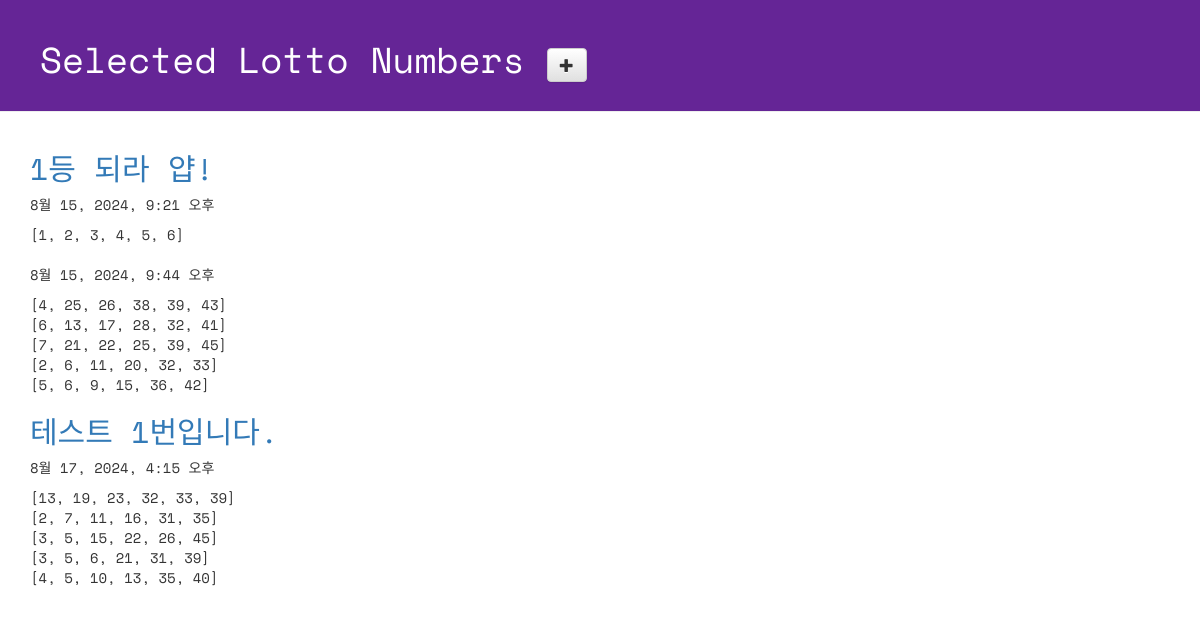
Page /lotto/ on the committed database.
### lotto/models.py (models this page shows, shortened)
class GuessNumbers(models.Model):
    name = models.CharField(max_length=24) # 로또 번호 리스트의 이름
    text = models.CharField(max_length=255) # 로또 번호 리스트에 대한 설명
    lottos = models.CharField(max_length=255, default='[1, 2, 3, 4, 5, 6]') # 로또 번호들이 담길 str
    num_lotto = models.IntegerField(default=5) # 6개 번호 set의 갯수
    update_date = models.DateTimeField()

### lotto/views.py (the view)
# urls.py: path('lotto/', views.index, name ='index'),
def index(request):
    lottos = GuessNumbers.objects.all()
    return render(request, 'lotto/default.html', {'lottos':lottos}) #context-dict

### lotto/templates/lotto/default.html (shortened to what this page needs)
<!DOCTYPE html>
{% load static %}
<html lang="ko">
<head>
  <link rel="stylesheet" href="//maxcdn.bootstrapcdn.com/bootstrap/3.2.0/css/bootstrap.min.css">
  <link rel="stylesheet" href="//maxcdn.bootstrapcdn.com/bootstrap/3.2.0/css/bootstrap-theme.min.css">
  <link rel="stylesheet" href="{% static 'css/lotto.css' %}">
</head>
<body>
  <div class="page-header">
    <h1>
      Selected Lotto Numbers
      <a href="{% url 'new_lotto' %}">
        <span class="glyphicon glyphicon-plus btn btn-default"></span>
      </a>
    </h1>
</div>
  <div class="container lotto">
    {% for lotto in lottos %}
      <h2><a href="{% url 'detail' lottokey=lotto.id %}">{{lotto.text}}</a></h2>
      <p>{{lotto.update_date}}</p>
      <p>{{lotto.lottos | linebreaksbr }}</p>
    {% endfor %}
  </div>
</body>
</html>

### lotto/static/css/lotto.css (style rules this page uses)
.page-header { background-color: #652596; margin-top: 0; padding: 20px 20px 20px 40px; font-family: 'Space Mono', monospace; }
.page-header h1 { color: #FFFFFF; }
.container { font-family: 'Space Mono', monospace; }
.container h2 { color: #b9f442; }

### rows in the picture
GuessNumbers: text "1등 되라 얍!", update_date "8월 15, 2024, 9:21 오후", lottos "[1, 2, 3, 4, 5, 6]"
GuessNumbers: update_date "8월 15, 2024, 9:44 오후", lottos "[4, 25, 26, 38, 39, 43] [6, 13, 17, 28, 32, 41] [7, 21, 22, 25, 39, 45] [2, 6, 11, 20, 32, 33] [5, 6, 9, 15, 36, 42]"
GuessNumbers: text "테스트 1번입니다.", update_date "8월 17, 2024, 4:15 오후", lottos "[13, 19, 23, 32, 33, 39] [2, 7, 11, 16, 31, 35] [3, 5, 15, 22, 26, 45] [3, 5, 6, 21, 31, 39] [4, 5, 10, 13, 35, 40]"
